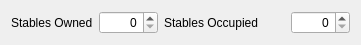
     <widget class="QWidget" name="layoutWidget">
      <property name="geometry">
       <rect>
        <x>10</x>
        <y>0</y>
        <width>361</width>
        <height>29</height>
       </rect>
      </property>
      <layout class="QHBoxLayout" name="horizontalLayout_51">
       <item>
        <widget class="QLabel" name="label_9">
         <property name="text">
          <string>Stables Owned</string>
         </property>
        </widget>
       </item>
       <item>
        <widget class="QSpinBox" name="sb_stables_owned">
         <property name="alignment">
          <set>Qt::AlignRight|Qt::AlignTrailing|Qt::AlignVCenter</set>
         </property>
         <property name="maximum">
          <number>6</number>
         </property>
        </widget>
       </item>
       <item>
        <widget class="QLabel" name="label_141">
         <property name="minimumSize">
          <size>
           <width>121</width>
           <height>0</height>
          </size>
         </property>
         <property name="maximumSize">
          <size>
           <width>121</width>
           <height>16777215</height>
          </size>
         </property>
         <property name="text">
          <string>Stables Occupied</string>
         </property>
        </widget>
       </item>
       <item>
        <widget class="QSpinBox" name="sb_stables_occupied">
         <property name="enabled">
          <bool>true</bool>
         </property>
         <property name="alignment">
          <set>Qt::AlignRight|Qt::AlignTrailing|Qt::AlignVCenter</set>
         </property>
         <property name="maximum">
          <number>6</number>
         </property>
        </widget>
       </item>
      </layout>
     </widget>
